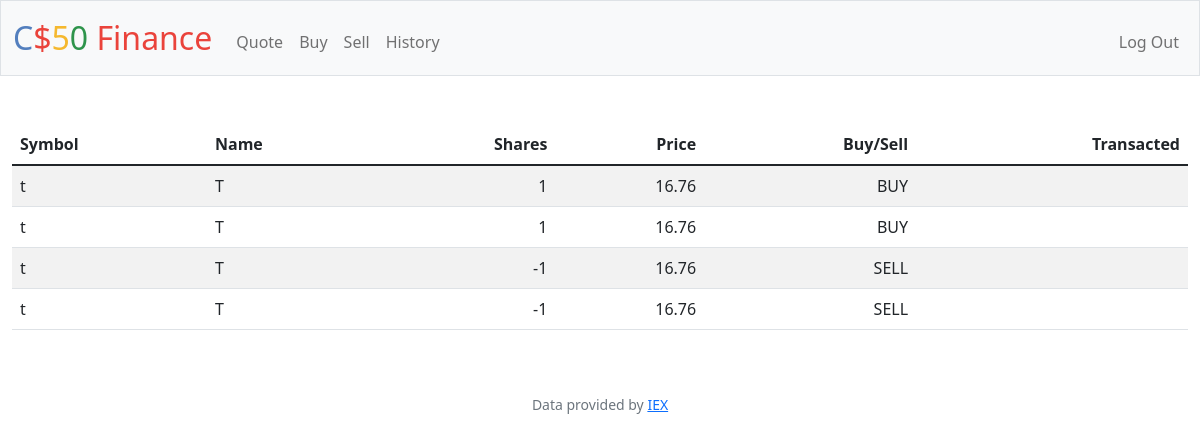
Screenshot of /history (signed in) with the database file from the repository.
### tables this page shows
CREATE TABLE transactions (id INTEGER PRIMARY KEY AUTOINCREMENT, user_id INTEGER NOT NULL, symbol TEXT NOT NULL, name TEXT NOT NULL, shares INTEGER NOT NULL, price NUMERIC NOT NULL, timestamp DATETIME DEFAULT CURRENT_TIMESTAMP, FOREIGN KEY (user_id) REFERENCES users(id));

### app.py (the view)
@app.route("/history")
@login_required
def history():
    user_id = session["user_id"]
    transactions = db.execute("SELECT symbol, name, shares, price, Timestamp FROM transactions WHERE user_id = (?);", user_id)
    buy_sell = []
    for row in transactions:
        if row["shares"] <= 0:
            row["buy_sell"] = "SELL"
        else:
            row["buy_sell"] = "BUY"
    return render_template("history.html", database=transactions, buy_sell=buy_sell)

### app.py (called while the page is built)
@app.after_request
def after_request(response):
    response.headers["Cache-Control"] = "no-cache, no-store, must-revalidate"
    response.headers["Expires"] = 0
    response.headers["Pragma"] = "no-cache"
    return response

### helpers.py (called while the page is built)
def login_required(f):
    @wraps(f)
    def decorated_function(*args, **kwargs):
        if session.get("user_id") is None:
            return redirect("/login")
        return f(*args, **kwargs)
    return decorated_function

### templates/history.html (shortened to what this page needs)
{% extends "layout.html" %}
{% block main %}
    <form action="/history" method="post">
            <table class="table table-striped">
                <thead>
                    <tr>
                        <th class="text-start">Symbol</th>
                        <th class="text-start">Name</th>
                        <th class="text-end">Shares</th>
                        <th class="text-end">Price</th>
                        <th class="text-end">Buy/Sell</th>
                        <th class="text-end">Transacted</th>
                    </tr>
                </thead>
            <tbody>
                    {% for row in database %}
                    <tr>
                        <td class="text-start">{{ row["symbol"] }}</td>
                        <td class="text-start">{{ row["name"] }}</td>
                        <td class="text-end">{{ row["shares"] }}</td>
                        <td class="text-end">{{ row["price"] }}</td>
                        <td class="text-end">{{ row["buy_sell"] }}</td>
                        <td class="text-end">{{ row["Timestamp"] }}</td>
                    </tr>
                    {% endfor %}
            </tbody>
            </table>
        </main>
{% endblock %}

### templates/layout.html (shortened to what this page needs)
<!DOCTYPE html>
<html lang="en">
    <head>
        <link href="https://cdn.jsdelivr.net/npm/bootstrap@5.1.3/dist/css/bootstrap.min.css" rel="stylesheet">
        <link href="/static/styles.css" rel="stylesheet">
    </head>
    <body>
        <nav class="bg-light border navbar navbar-expand-md navbar-light">
            <div class="container-fluid">
                <a class="navbar-brand" href="/"><span class="blue">C</span><span class="red">$</span><span class="yellow">5</span><span class="green">0</span> <span class="red">Finance</span></a>
                <div class="collapse navbar-collapse" id="navbar">
                    {% if session["user_id"] %}
                        <ul class="navbar-nav me-auto mt-2">
                            <li class="nav-item"><a class="nav-link" href="/quote">Quote</a></li>
                            <li class="nav-item"><a class="nav-link" href="/buy">Buy</a></li>
                            <li class="nav-item"><a class="nav-link" href="/sell">Sell</a></li>
                            <li class="nav-item"><a class="nav-link" href="/history">History</a></li>
                        </ul>
                        <ul class="navbar-nav ms-auto mt-2">
                            <li class="nav-item"><a class="nav-link" href="/logout">Log Out</a></li>
                        </ul>
                    {% else %}
                        <ul class="navbar-nav ms-auto mt-2">
                            <li class="nav-item"><a class="nav-link" href="/register">Register</a></li>
                            <li class="nav-item"><a class="nav-link" href="/login">Log In</a></li>
                        </ul>
                    {% endif %}
                </div>
            </div>
        </nav>
        <main class="container-fluid py-5 text-center">
            {% block main %}{% endblock %}
        <footer class="mb-5 small text-center text-muted">
            Data provided by <a href="https://iexcloud.io/">IEX</a>
        </footer>
    </body>
</html>

### static/styles.css (style rules this page uses)
nav .navbar-brand { font-size: xx-large; }
nav .navbar-brand .blue { color: #537fbe; }
nav .navbar-brand .red { color: #ea433b; }
nav .navbar-brand .yellow { color: #f5b82e; }
nav .navbar-brand .green { color: #2e944b; }

### rows the page displays
transactions: symbol "t", name "T", shares "1", price "16.76", buy_sell "BUY"
transactions: symbol "t", name "T", shares "1", price "16.76", buy_sell "BUY"
transactions: symbol "t", name "T", shares "-1", price "16.76", buy_sell "SELL"
transactions: symbol "t", name "T", shares "-1", price "16.76", buy_sell "SELL"
